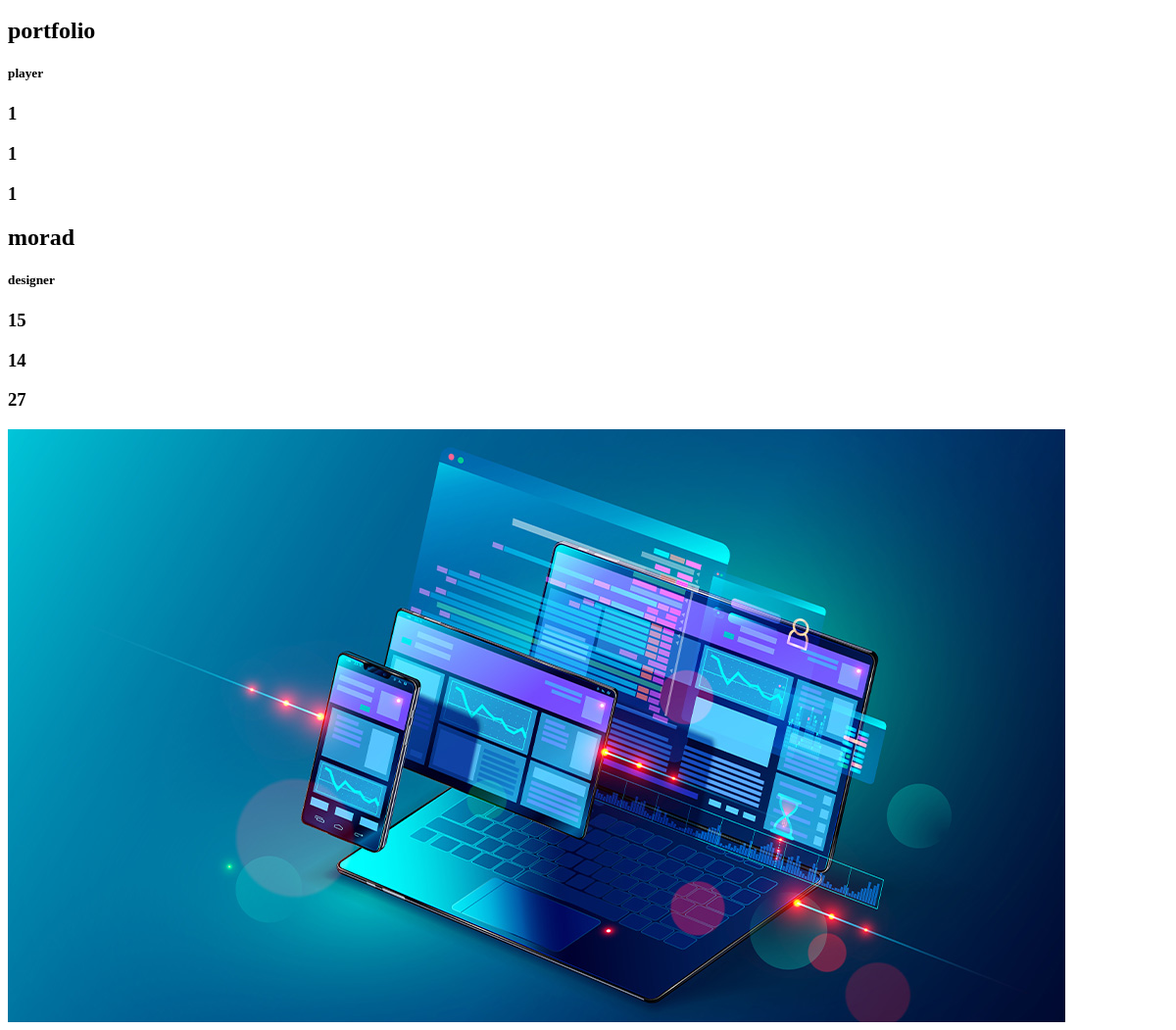
/portfolio/ (lower part), run on an earlier commit of the app's database.
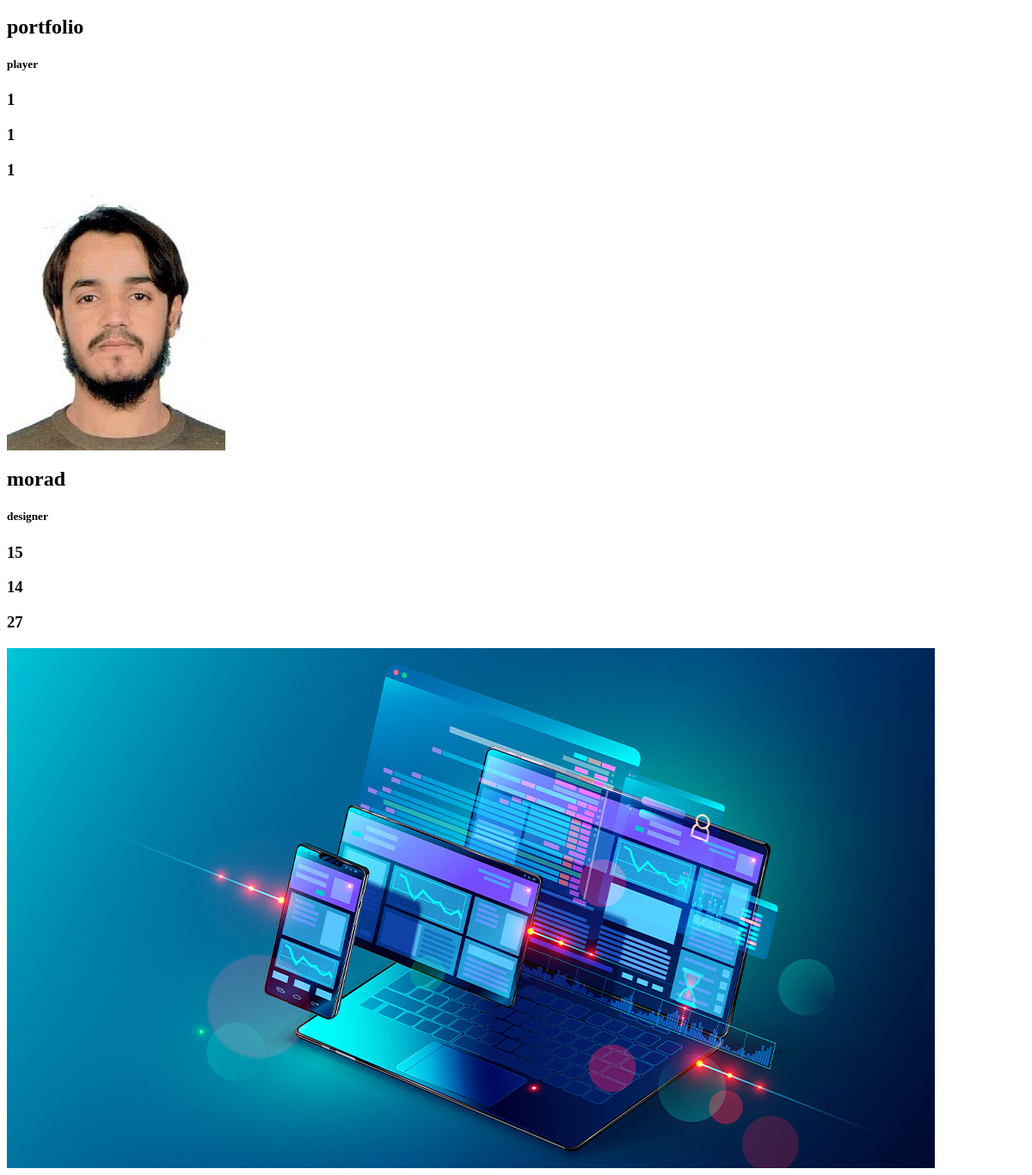
And on a later commit of the database.
### portfolio/models.py (models this page shows, shortened)
class User_portfolio(models.Model):
    Name = models.CharField(max_length=250)
    Job = models.CharField(max_length=250)
    image = models.ImageField(upload_to='photos/%y/%m/%d')
    Years_work = models.IntegerField(null=True)
    Completed_projects = models.IntegerField(null=True)
    Satisfied_costomers = models.IntegerField(null=True)

### portfolio/views.py (the view)
# urls.py: path('',views.page,name='page'),
def page(request):
    user = User_portfolio.objects.all()
    x = {'user':user}
    return render(request,'portfolio/page.html',x)

### templates/portfolio/page.html (shortened to what this page needs)
{% for x in user %}
<h2> {{x.Name}}</h2>
<h5> {{x.Job}}</h5>
<h3> {{x.Years_work}}</h3>
<h3> {{x.Completed_projects}}</h3>
<h3> {{x.Satisfied_costomers}}</h3>
{% if x.image.url != null %}
<img src="{{x.image.url}}" alt="">
{% endif %}
{% endfor %}

What changed in the data, as far as the page shows it:
changed User_portfolio "portfolio": image: picture added
